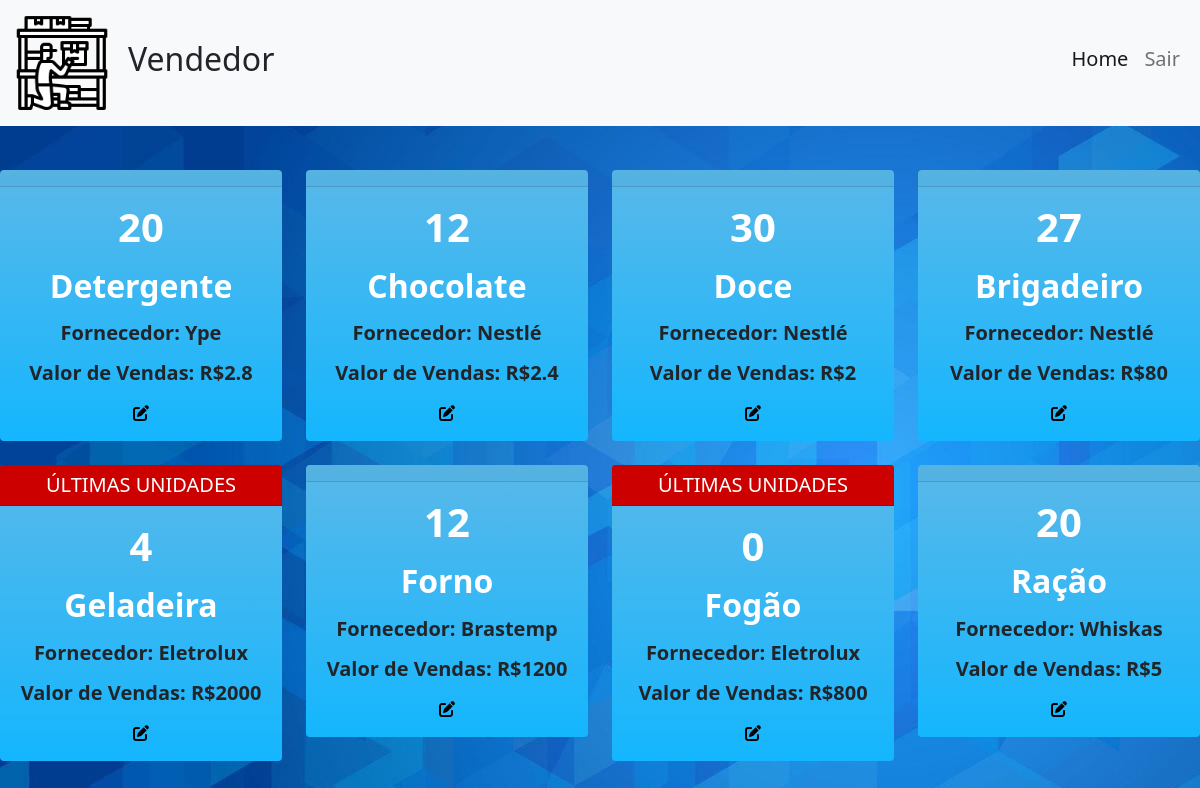
The app's page /estoque.php (signed in) with its own data.
### tables this page shows
CREATE TABLE `produtos` (
  `codProd` int(11) NOT NULL,
  `vendedor` int(11) NOT NULL,
  `nomeProd` varchar(200) NOT NULL,
  `data-cadas` datetime NOT NULL DEFAULT current_timestamp(),
  `fornecedor` varchar(300) NOT NULL,
  `custo` float NOT NULL,
  `valorVenda` float NOT NULL,
  `quantidade` int(11) NOT NULL
);

### _scripts/functions.php (called while the page is built, shortened)
<?php
    function listarProdutos(){
        include "_scripts/conexao.php";
        $sql = "SELECT * FROM produtos";
        $query = $mysqli->query($sql);
        return $query;
    }
?>

### estoque.php (the view, shortened to what this page needs)
<?php
    include "modelo/header.php";
?>
<body>
    <?php include "modelo/menu.php";?>
    <div class="row cards-intro">
    <?php
        $lista = listarProdutos();
        while ($dados = $lista->fetch_array()){
        ?>
        <div class="col-sm-3 mt-4">
            <div class="card">
                <h5 class="card-header text-center" <?php if($dados['quantidade'] <= 10){ ?>style = "background-color:#CD0000;color:white;"<?php } ?>> <?php if($dados['quantidade'] <= 10){ echo "ÚLTIMAS UNIDADES";}?> </h5>
                <div class="card-body text-center" >
                    <h5 class="card-title"><?= $dados['quantidade']; ?></h5>
                    <p class="card-text"><h2 style="font-weight:bold;color:white;"><?= $dados['nomeProd']; ?></h2></p>
                    <p class="card-text"><h5 style="font-weight:bold;">Fornecedor: <?= $dados['fornecedor']; ?></h5></p>
                    <p class="card-text"><h5 style="font-weight:bold;">Valor de Vendas: R$<?= $dados['valorVenda']; ?></h5></p>
                    <a href="edicao.php?id=<?= $dados['codProd'];?>&fornecedor=<?= $dados['fornecedor'];?>&produto=<?= $dados['nomeProd'];?>&custo=<?= $dados['custo'];?>&valorVenda=<?= $dados['valorVenda'];?>" class="card-link"><i class="fa-solid fa-pen-to-square" style="color:black;"></i></a>
                </div>
            </div>
        </div>
        <?php } ?>
    </div>
</body>
</html>

### _css/pg.css (style rules this page uses)
html,body { background-image: url('../_images/fundo.jpg'); }
* { margin: 0; padding: 0; box-sizing: border-box; }
.card-title, .card-text { text-align: center; }
.cards-intro { margin-top: 20px; }
.card-title { font-weight: bold; font-size: 40px; color: #fff; }
.card-text { text-transform: uppercase; font-size: 12px; font-weight: bold; }
.card { background: linear-gradient(0deg, rgba(20,182,254,1) 0%, rgba(89,184,233,1) 100%); border:0px; }

### records on screen
produtos: quantidade "20", nomeProd "Detergente", fornecedor "Ype", valorVenda "2.8"
produtos: quantidade "12", nomeProd "Chocolate", fornecedor "Nestlé", valorVenda "2.4"
produtos: quantidade "30", nomeProd "Doce", fornecedor "Nestlé", valorVenda "2"
produtos: quantidade "27", nomeProd "Brigadeiro", fornecedor "Nestlé", valorVenda "80"
produtos: shows "ÚLTIMAS UNIDADES", quantidade "4", nomeProd "Geladeira", fornecedor "Eletrolux", valorVenda "2000"
produtos: quantidade "12", nomeProd "Forno", fornecedor "Brastemp", valorVenda "1200"
produtos: shows "ÚLTIMAS UNIDADES", quantidade "0", nomeProd "Fogão", fornecedor "Eletrolux", valorVenda "800"
produtos: quantidade "20", nomeProd "Ração", fornecedor "Whiskas", valorVenda "5"

### other values on screen
$_SESSION['cargo'] "Vendedor"
